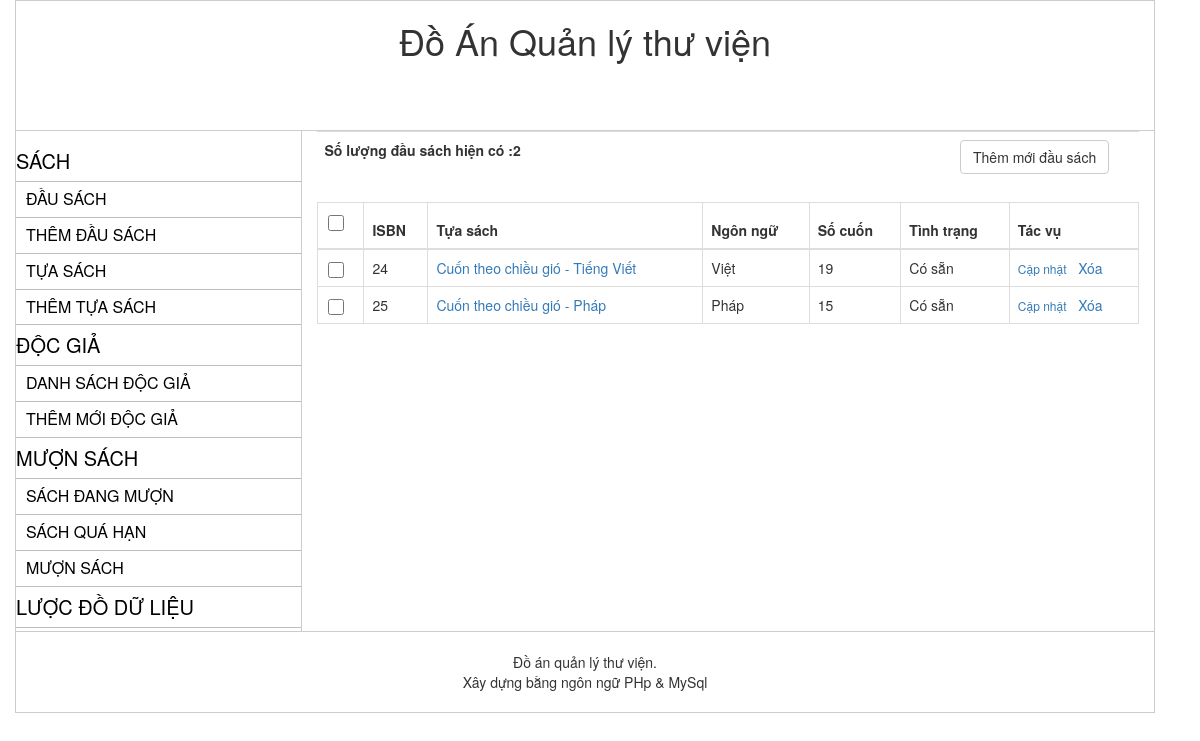
Before: / with the older database file.
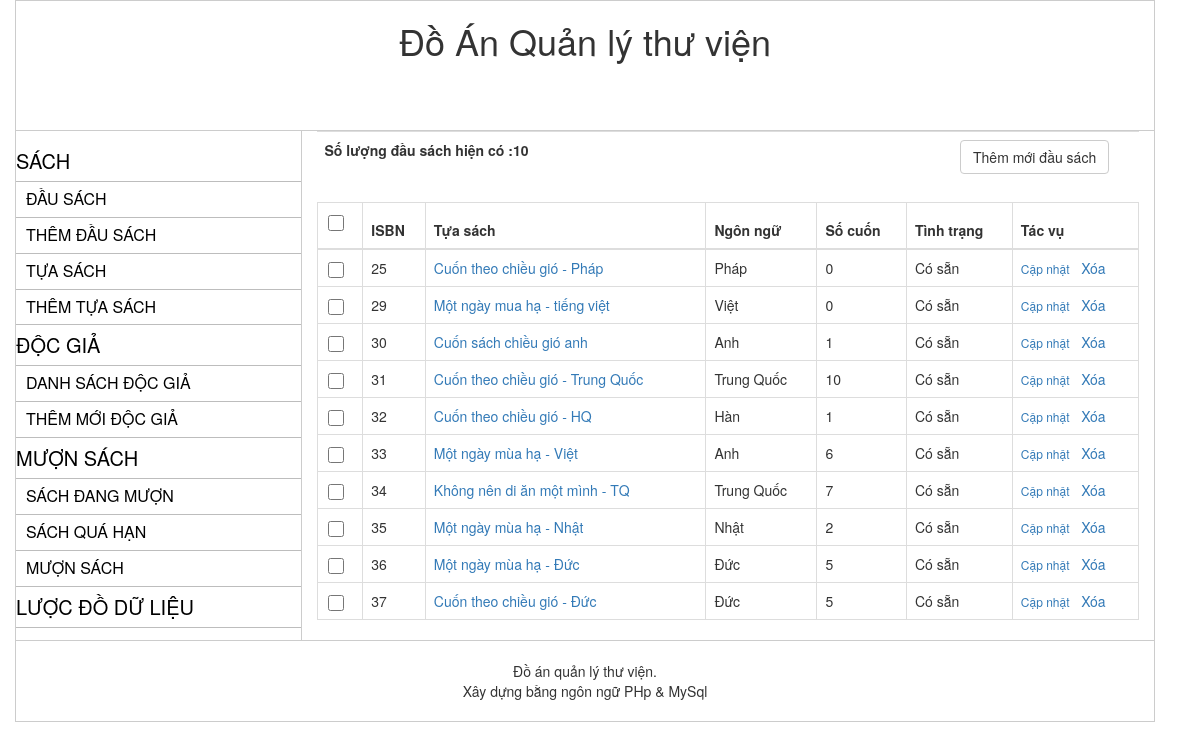
After: the same page with the newer database file.
### tables this page shows
CREATE TABLE `dausach` (
  `isbn` int(11) UNSIGNED NOT NULL,
  `ma_tuasach` int(11) NOT NULL,
  `ngonngu` varchar(15) NOT NULL,
  `bia` varchar(255) NOT NULL,
  `trangthai` varchar(1) NOT NULL
);

### inc/class_dau_sach.php (called while the page is built, shortened)
<?php
Class DauSach{
	protected $conn;
	static $instance;
	function __construct() {
		global $conn;
		$this->conn 	= $conn;
	}
	static function getInstance(){
        if(self::$instance !== null){
            return self::$instance;
        }
        self::$instance = new DauSach();
        return self::$instance;
    }
	function demSoLuong($isbn){
		$sql = "SELECT count(isbn) FROM cuonsach WHERE isbn = {$isbn}";
		$result = $this->conn->query($sql);
		$row = mysqli_fetch_row($result);
		return $row[0];
	}
	public static function listDauSach($select_all = 0, $posts_per_age = 10, $current_page = 1) {
		global $conn;
		if($select_all){
			$sql ="SELECT * FROM dausach";
			$result = $conn->query($sql);
			if ($result && $result->num_rows > 0) {
				return $result;
			}
			return 0;
		} else {
			$offset = $posts_per_age * ($current_page - 1);
			$sql ="SELECT * FROM dausach LIMIT {$posts_per_age} OFFSET {$offset}";
			$result = $conn->query($sql);
			if ($result && $result->num_rows > 0) {
				return $result;
			}
			return 0;
		}
	}
}

### module/list_dau_sach.php (the view, shortened to what this page needs)
<?php
$total = DauSach::listDauSach($select_all = 1);
if( !empty($total) ){
	$url           = 'act=list_dau_sach&';
	$total_record = $total->num_rows;
    $current_page = isset($_GET['page']) ? $_GET['page'] : 1;
    $posts_per_page = 10;
	$result = DauSach::listDauSach($select_all = 0, $posts_per_page, $current_page );
    echo '<table class= "table">';
    echo '<th class="col-md-8"> Số lượng đầu sách hiện có :'.$total_record .'</th>';
    echo '<th class= "col-md-2"><a href="index.php?act=frm_add_dau_sach" class="btn-default btn btn-link1"> Thêm mới đầu sách </a></th>';
    echo '<table>';
    echo '<table class="table table-bordered">';
	echo '<thead><tr><th><label for="selectall"> <input class ="checkbox selectall" id= "selectall" type="checkbox" /></label> </th><th> ISBN</th> <th> Tựa sách </th><th> Ngôn ngữ </th><th> Số cuốn</th><th> Tình trạng </td> <th> Tác vụ </th> </tr></thead>';
	echo ' <tbody>';
	while( $row = $result->fetch_assoc() ) {
		$isbn 		= $row['isbn'];
        $ngonngu    = $row['ngonngu'];
		$trangthai 	= ($row['trangthai'] == 1)  ?  'Có sẵn' :'Hết';
		echo '<tr>';
        echo '<td>';
        echo "<input class='checkbox ' id= 'checkbox' type='checkbox' />";
        echo '</td>';
        echo "<td> " . $isbn. " </td><td> <a class='text-inline' href= 'index.php?act=chi_tiet_dau_sach&id=".$isbn."'> " .  $row['bia']. "</a> </td>";
        echo '<td>'.get_ngon_ngu($ngonngu).'</td>';
        echo '<td>'.demSoLuongDauSach($isbn).'</td>';
        echo "<td>". $trangthai. "</td>";
        echo "<td><a  class='action'  href='index.php?act=frm_add_dau_sach&id=".$isbn."'>Cập nhật</a> &nbsp; <a href='index.php?{$url}page={$current_page}&del={$isbn}' onclick ='return remove_tua_sach()'> Xóa</a>  ";
        echo '</tr>';
    }
    echo '</tbody>';
    echo '</table>';
} else {
    echo 'Chưa có đầu sách nào trong hệ thống';
    ?>
    <a href="index.php?act=frm_add_dau_sach"> Thêm mới một đầu sách</a>
    <?php
}

### index.php (shortened to what this page needs)
<!DOCTYPE html>
<html>
<head>
	<link rel="stylesheet" type="text/css" href="style.css">
	<link rel="stylesheet" type="text/css" href="assest/css/bootstrap.min.css">
	<link rel="stylesheet" href="https://cdnjs.cloudflare.com/ajax/libs/bootstrap-select/1.11.2/css/bootstrap-select.min.css">
</head>
<body>
	<div class="container">
		<div class="row" id="header">
			<h1><center>Đồ Án Quản lý thư viện</center></h1>
		</div>
		<div class="row row-middle">
			<div class="col-md-3 left sidebar">
			<?php require_once('left.php');?>
			</div>
			<div class="main col-md-9">
				<?php
					$view = isset($_GET['act']) ? $_GET['act']:'list_dau_sach';
					$module = 'module/'.$view.'.php';
					require($module);
				?>
			</div>
		</div>
		<div class="row footer">
			<br />
			<center> Đồ án quản lý thư viện.<br /> Xây dựng bằng ngôn ngữ PHp & MySql </center>
			<br />
		</div>
	</div>
</body>
</html>

### left.php (shortened to what this page needs)
<?php
	$act = isset($_GET['act']) ? $_GET['act'] : '';
?>
	<ul class="nav navbar-nav">
		<li class="wrap"> <a href="#"  class="heading"> Sách</a>
			<ul class="sub">
				<li class ="<?php checkMenu('list_dau_sach', $act) ?>" > <a href="index.php?act=list_dau_sach">Đầu sách</a></li>
				<li class ="<?php checkMenu('frm_add_dau_sach', $act) ?> "> <a href="index.php?act=frm_add_dau_sach">Thêm đầu sách</a></li>
				<li class ="<?php checkMenu('list_tua_sach', $act) ?>" > <a href="index.php?act=list_tua_sach">Tựa sách</a></li>
				<li class ="<?php checkMenu('frm_add_tua_sach', $act) ?>" > <a href="index.php?act=frm_add_tua_sach">Thêm tựa sách</a></li>
			</ul>
		</li>
		<li class="wrap">
			<a class="heading" href="#">Độc giả</a>
			<ul class="sub">
				<li class ="<?php checkMenu('list_docgia', $act) ?>" > <a href="index.php?act=list_docgia">Danh sách độc giả</a></li>
				<li class ="<?php checkMenu('form-insert-user', $act) ?>"> <a href="index.php?act=form-insert-user">Thêm mới độc giả</a></li>
			</ul>
		</li>
		<li class="wrap">
			<a class="heading" href="#">Mượn Sách</a>
			<ul class="sub">
				<li class ="<?php checkMenu('list_sach_dangmuon', $act) ?>" > <a href="index.php?act=list_sach_dangmuon">Sách Đang mượn</a></li>
				<li class ="<?php checkMenu('list_sachquahan', $act) ?>" > <a href="index.php?act=list_sach_quahan">Sách Quá Hạn</a></li>
				<li class ="<?php checkMenu('form_muonsach', $act) ?>" > <a href="index.php?act=form_muonsach">Mượn sách</a></li>
			</ul>
		</li>
		<li class="wrap"> <a class="heading" href="index.php?act=dbstruct"> Lược đồ dữ liệu</a></li>
	</ul>

### inc/main.php (shortened to what this page needs)
			<?php
	function get_ngon_ngu($ma_ngon_ngu){
		switch ($ma_ngon_ngu) {
			case '2':
				return 'Anh';
				break;
			case '3':
				return 'Pháp';
				break;
			case '4':
				return 'Đức';
				break;
			case '5':
				return 'Trung Quốc';
				break;
			case '6':
				return 'Nhật';
				break;
			case '7':
				return 'Hàn';
				break;
			default:
				return 'Việt';
				break;
		}
	}
function demSoLuongDauSach($isbn){
	$dausach = DauSach::getInstance();
	return $dausach->demSoLuong($isbn);
}
function checkMenu($string, $get){
	if(empty($get) && $string == ''){
		echo 'activate';
	}
	if($string == $get){
		echo 'activate';
	}
}

### style.css (style rules this page uses)
body, ul, li, div, ol, td, span, p ,label, form,h1,h2,h3,h4,h5,h6 { margin: 0; padding: 0; }
.row-middle { border: 1px solid #ccc; }
.footer { border:1px solid #ccc; border-top: 0; }
.left.sidebar { padding-top: 10px; padding-left: 0; padding-right: 0; }
.row-middle .main { border-left: 1px solid #ccc; min-height: 500px; }
.left ul li { display: block; list-style: none; padding: 0px 0px 0px 0px; width: 100%; }
.left ul.sub li { border-bottom:1px solid #BDBDBD; }
.sidebar ul li.wrap a.heading { padding: 10px 0px; border-bottom: 1px solid #BDBDBD; }
.sidebar ul.sub li a { font-size: 16px; text-transform: uppercase; display: block; padding: 6px 10px; }
ul.sub { padding-left: 0px; }
.sidebar .navbar-nav>li>a { padding-top: 0; padding-bottom: 0; }
.left ul li a { text-decoration: none; font-size: 18px; color: #000; }
.sidebar li a.heading { font-size: 20px; padding: 0; text-align: left; text-transform: uppercase; }
.main { width: 79%; float: left; }
#header { width: 100%; height: 130px; border: 1px solid #ccc; border-bottom: 0px; }
div.row { display: block; width: 100%; clear: both; }
a.action { font-size: 12px; }
input.checkbox { width: 20px; height: 16px; }
a.text-inline { display: inline; text-overflow: ellipsis; white-space: nowrap; }

Changed rows visible on the page:
removed dausach: isbn "24", bia "Cuốn theo chiều gió - Tiếng Viết", ngonngu "Việt", isbn "19", trangthai "Có sẵn"
computed for dausach "Cuốn theo chiều gió - Pháp": isbn "15" → "0"
added dausach: isbn "29", bia "Một ngày mua hạ - tiếng việt", ngonngu "Việt", isbn "0", trangthai "Có sẵn"
added dausach: isbn "30", bia "Cuốn sách chiều gió anh", ngonngu "Anh", isbn "1", trangthai "Có sẵn"
added dausach: isbn "31", bia "Cuốn theo chiều gió - Trung Quốc", ngonngu "Trung Quốc", isbn "10", trangthai "Có sẵn"
added dausach: isbn "32", bia "Cuốn theo chiều gió - HQ", ngonngu "Hàn", isbn "1", trangthai "Có sẵn"
added dausach: isbn "33", bia "Một ngày mùa hạ - Việt", ngonngu "Anh", isbn "6", trangthai "Có sẵn"
added dausach: isbn "34", bia "Không nên di ăn một mình - TQ", ngonngu "Trung Quốc", isbn "7", trangthai "Có sẵn"
added dausach: isbn "35", bia "Một ngày mùa hạ - Nhật", ngonngu "Nhật", isbn "2", trangthai "Có sẵn"
added dausach: isbn "36", bia "Một ngày mùa hạ - Đức", ngonngu "Đức", isbn "5", trangthai "Có sẵn"
added dausach: isbn "37", bia "Cuốn theo chiều gió - Đức", ngonngu "Đức", isbn "5", trangthai "Có sẵn"
Other visible differences:
$total_record: "2" → "10"
